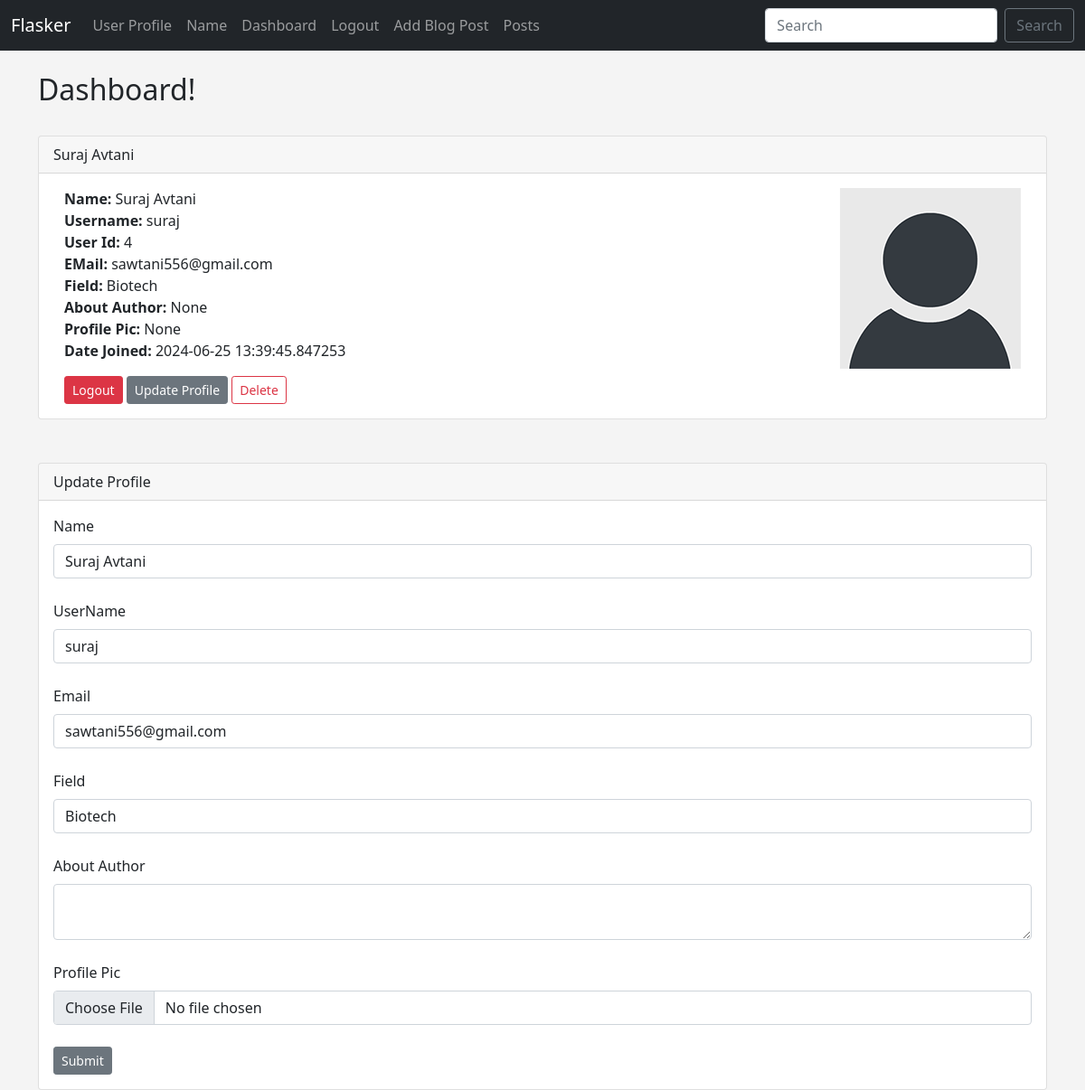
The app's page /dashboard (signed in) with its own data.
### app.py (models this page shows, shortened)
class Users(db.Model,UserMixin):
	id = db.Column(db.Integer, primary_key=True)
	username = db.Column(db.String(20), nullable=False, unique=True)
	name = db.Column(db.String(200), nullable=False)
	email = db.Column(db.String(120), nullable=False, unique=True)
	field = db.Column(db.String(120))
	about_author = db.Column(db.Text(500), nullable=True)
	date_added = db.Column(db.DateTime, default=datetime.now)
	profile_pic = db.Column(db.String, nullable=True)
	password_hash = db.Column(db.String(200))
	posts = db.relationship('Posts', backref='poster')
	@property
	def password(self):
		raise AttributeError('password is not a readable attribute!')

### app.py (the view)
@app.route('/dashboard', methods=['GET', 'POST'])
@login_required
def dashboard():
	form = UserForm()
	id = current_user.id
	name_to_update = Users.query.get_or_404(id)
	if request.method == "POST":
		name_to_update.name = request.form['name']
		name_to_update.email = request.form['email']
		name_to_update.field = request.form['field']
		name_to_update.username = request.form['username']
		name_to_update.about_author = request.form['about_author']
		name_to_update.profile_pic = request.files['profile_pic']
		pic_filename = secure_filename(name_to_update.profile_pic.filename)
		pic_name = str(uuid.uuid1()) + '_' + pic_filename
		saver = request.files['profile_pic']
		name_to_update.profile_pic = pic_name
		try:
			db.session.commit()
			saver.save(os.path.join(app.config['UPLOAD_FOLDER']), pic_name)
			flash("User Updated Successfully!")
			return render_template("dashboard.html",
				form=form,
				name_to_update = name_to_update)
		except:
			flash("Error!  Looks like there was a problem...try again!")
			return render_template("dashboard.html",
				form=form,
				name_to_update = name_to_update)
	else:
		return render_template("dashboard.html",
				form=form,
				name_to_update = name_to_update,
				id = id)

### webforms.py
class UserForm(FlaskForm):
	name = StringField("Name", validators=[DataRequired()])
	username = StringField("UserName", validators=[DataRequired()])
	email = StringField("Email", validators=[DataRequired()])
	field = StringField("Field")
	about_author = TextAreaField("About Author")
	password_hash = PasswordField('Password', validators=[DataRequired(), EqualTo('password_hash2', message='Passwords Must Match!')])
	password_hash2 = PasswordField('Confirm Password', validators=[DataRequired()])
	profile_pic = FileField('Profile Pic')
	submit = SubmitField("Submit")

class SearchForm(FlaskForm):
	searched = StringField('Searched', validators=[DataRequired()])
	submit = SubmitField('Search')

### app.py (called while the page is built)
@login_manager.user_loader
def load_user(user_id):
	return Users.query.get(int(user_id))

@app.context_processor
def base():
	form = SearchForm()
	return dict(form=form)

### templates/dashboard.html (shortened to what this page needs)
{% extends 'base.html' %}
{% block content %}
<h2>Dashboard!</h2>
<br />
<div class="card">
	<div class="card-header">
		{{ current_user.name }}
	</div>
	<div class="card-body">
		<div class="container">
			<div class="row">
				<div class="col-8">
					<p class="card-text">
						<strong>Name: </strong>{{ current_user.name }}<br>
						<strong>Username: </strong>{{ current_user.username }}<br>
						<strong>User Id: </strong>{{ current_user.id }}<br>
						<strong>EMail: </strong>{{ current_user.email }}<br>
						<strong>Field: </strong>{{ current_user.field }}<br>
						<strong>About Author: </strong>{{ current_user.about_author }}<br>
						<strong>Profile Pic: </strong>{{ current_user.profile_pic }}<br>
						<strong>Date Joined: </strong>{{ current_user.date_added }}<br>
					</p>
					<a href="{{ url_for('logout') }}" class="btn btn-danger btn-sm">Logout</a>
					<a href="{{url_for('update', id=current_user.id)}}" class="btn btn-secondary btn-sm">Update Profile</a>
					<a href="{{ url_for('delete', id=current_user.id) }}" class="btn btn-outline-danger btn-sm">Delete</a>
				</div>
				<div class="col-4">
					<img src="{{ url_for('static', filename='images/default_profile_pic.png') }}" alt="" width="200" align="right">
				</div>
			</div>
		</div>
	</div>
</div>
<br><br>
<div class="card">
	<div class="card-header">
		Update Profile
	</div>
	<div class="card-body">
		<form action="/dashboard" method="POST" enctype="multipart/form-data">
			{{form.name.label(class="form-label")}}
			{{form.name(class="form-control", value=name_to_update.name)}}
			<br>
			{{form.username.label(class="form-label")}}
			{{form.username(class="form-control", value=name_to_update.username)}}
			<br>
			{{form.email.label(class="form-label")}}
			{{form.email(class="form-control", value=name_to_update.email)}}
			<br>
			{{form.field.label(class="form-label")}}
			{{form.field(class="form-control", value=name_to_update.field)}}
			<br>
			{{form.about_author.label(class="form-label")}}
			{{form.about_author(class="form-control", value=name_to_update.field)}}
			<br>
			{{form.profile_pic.label(class="form-label")}}
			{{form.profile_pic(class="form-control", value=name_to_update.profile_pic)}}
			<br>
			{{form.submit(class="btn btn-secondary btn-sm")}}
		</form>
	</div>
</div>
{% endblock %}

### static/css/style.css (style rules this page uses)
body { background: #f4f4f4; }

### records on screen
Users: name "Suraj Avtani", username "suraj", id "4", email "sawtani556@gmail.com", field "Biotech", about_author "None", profile_pic "None", date_added "2024-06-25 13:39:45.847253"
